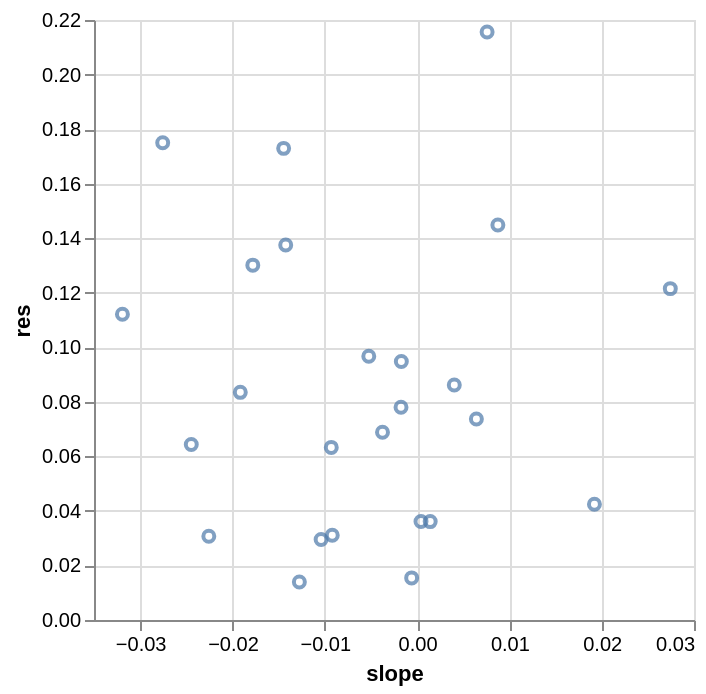

The notebook cell this image was saved under:
### Code cell
x = np.array(list(plot_data.keys()))[:, 0]
y = np.array(list(plot_data.keys()))[:, 1]
slope_plot = pd.DataFrame({'res':res, 'slope': slopes, 'x': x, 'y':y})
alt.Chart(slope_plot).mark_point().encode(
    x = alt.X('slope'),
    y = alt.Y('res'),
    tooltip = ['x', 'y']
)

### Figure 1 — Vega-Lite specification as saved in the notebook (floating-point values rounded to 4 significant figures)
{"config": {"view": {"continuousWidth": 300, "continuousHeight": 300}}, "data": {"name": "data-0b8ea8c5f09ad9eac6f0f741cf70be1c"}, "mark": {"type": "point"}, "encoding": {"tooltip": [{"field": "x", "type": "quantitative"}, {"field": "y", "type": "quantitative"}], "x": {"field": "slope", "type": "quantitative"}, "y": {"field": "res", "type": "quantitative"}}, "$schema": "https://vega.github.io/schema/vega-lite/v5.20.1.json", "datasets": {"data-0b8ea8c5f09ad9eac6f0f741cf70be1c": [{"res": 0.1301, "slope": -0.0178, "x": 21, "y": 53}, {"res": 0.1121, "slope": -0.03192, "x": 41, "y": 53}, {"res": 0.01396, "slope": -0.01275, "x": 8, "y": 9}, {"res": 0.1729, "slope": -0.01445, "x": 4, "y": 34}, {"res": 0.01543, "slope": -0.000588, "x": 3, "y": 12}, {"res": 0.06433, "slope": -0.02446, "x": 9, "y": 35}, {"res": 0.02953, "slope": -0.0104, "x": 8, "y": 35}, {"res": 0.06882, "slope": -0.003746, "x": 2, "y": 7}, {"res": 0.03073, "slope": -0.02256, "x": 17, "y": 22}, {"res": 0.175, "slope": -0.02756, "x": 5, "y": 35}, {"res": 0.09672, "slope": -0.005232, "x": 5, "y": 9}, {"res": 0.1375, "slope": -0.01423, "x": 17, "y": 33}, {"res": 0.06328, "slope": -0.009295, "x": 12, "y": 16}, {"res": 0.08347, "slope": -0.01915, "x": 3, "y": 16}, {"res": 0.03614, "slope": 0.0004246, "x": 1, "y": 47}, {"res": 0.03107, "slope": -0.009188, "x": 22, "y": 33}, {"res": 0.09475, "slope": -0.001705, "x": 10, "y": 12}, {"res": 0.07367, "slope": 0.006426, "x": 8, "y": 43}, {"res": 0.08618, "slope": 0.004031, "x": 21, "y": 35}, {"res": 0.1448, "slope": 0.008753, "x": 8, "y": 21}, {"res": 0.07804, "slope": -0.00174, "x": 21, "y": 41}, {"res": 0.1215, "slope": 0.02743, "x": 6, "y": 23}, {"res": 0.2156, "slope": 0.007586, "x": 13, "y": 32}, {"res": 0.04242, "slope": 0.01921, "x": 13, "y": 39}, {"res": 0.03608, "slope": 0.001421, "x": 21, "y": 28}]}}
